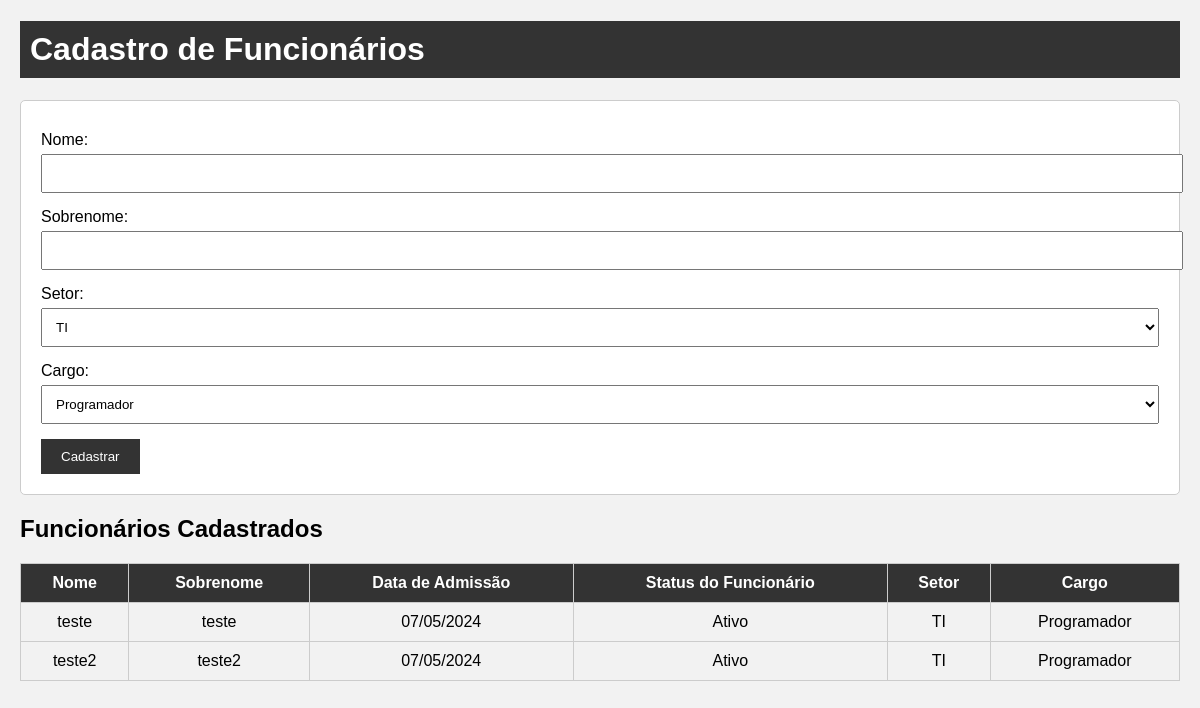
The page / on the database its author committed.
### tables this page shows
CREATE TABLE funcionarios (
            id INTEGER PRIMARY KEY,
            primeiro_nome TEXT NOT NULL,
            sobrenome TEXT NOT NULL,
            data_admissao DATE NOT NULL,
            status_funcionario BOOL NOT NULL DEFAULT true,
            id_setor INTEGER,
            id_cargo INTEGER,
            FOREIGN KEY (id_setor) REFERENCES setor(id),
            FOREIGN KEY (id_cargo) REFERENCES cargos(id)
        );

CREATE TABLE setor (
            id INTEGER PRIMARY KEY,
            nome TEXT NOT NULL
        );

CREATE TABLE cargos (
            id INTEGER PRIMARY KEY,
            nome TEXT NOT NULL,
            id_setor INTEGER,
            FOREIGN KEY (id_setor) REFERENCES setor(id)
        );

### app.py (the view)
@app.route('/')
def cadastro_funcionarios():
    criar_banco_de_dados()
    conn = sqlite3.connect('funcionarios.db')
    cursor = conn.cursor()
    setores = ['TI', 'Recursos Humanos', 'Vendas']
    for setor in setores:
        adicionar_setor(conn, cursor, setor)
    cargos = [
        {'nome': 'Programador', 'setor': 'TI'},
        {'nome': 'Gerente de RH', 'setor': 'Recursos Humanos'},
        {'nome': 'Vendedor', 'setor': 'Vendas'}
    ]
    for cargo in cargos:
        setor_id = adicionar_setor(conn, cursor, cargo['setor'])
        adicionar_cargo(conn, cursor, cargo['nome'], setor_id)
    cursor.execute("SELECT id, nome FROM setor")
    setores = cursor.fetchall()
    cursor.execute("SELECT id, nome FROM cargos")
    cargos = cursor.fetchall()
    cursor.execute("""
        SELECT funcionarios.id, primeiro_nome, sobrenome, data_admissao, status_funcionario, setor.nome, cargos.nome
        FROM funcionarios
        JOIN setor ON funcionarios.id_setor = setor.id
        JOIN cargos ON funcionarios.id_cargo = cargos.id
    """)
    funcionarios = cursor.fetchall()
    funcionarios_formatados = []
    for funcionario in funcionarios:
        funcionarios_formatados.append(
            (funcionario[0], funcionario[1], funcionario[2], string_to_date(funcionario[3]), 'Ativo' if funcionario[4] else 'Inativo', funcionario[5], funcionario[6])
        )
    conn.close()
    return render_template('index.html', setores=setores, cargos=cargos, funcionarios=funcionarios)

### app.py (called while the page is built)
def adicionar_setor(conn, cursor, nome_setor):
    cursor.execute("SELECT id FROM setor WHERE nome=?", (nome_setor,))
    setor = cursor.fetchone()
    if setor is None:
        cursor.execute("INSERT INTO setor (nome) VALUES (?)", (nome_setor,))
        conn.commit()
        return cursor.lastrowid
    else:
        return setor[0]

def adicionar_cargo(conn, cursor, nome_cargo, id_setor):
    cursor.execute("SELECT id FROM cargos WHERE nome=? AND id_setor=?", (nome_cargo, id_setor))
    cargo = cursor.fetchone()
    if cargo is None:
        cursor.execute("INSERT INTO cargos (nome, id_setor) VALUES (?, ?)", (nome_cargo, id_setor))
        conn.commit()

@app.template_filter('string_to_date')
def string_to_date(value, format='%Y-%m-%d'):
    return datetime.strptime(value, format).strftime("%d/%m/%Y") if value else None

### templates/index.html (shortened to what this page needs)
<!DOCTYPE html>
<html lang="pt-br">
<head>
    <link rel="stylesheet" type="text/css" href="{{ url_for('static', filename='style.css') }}">
</head>
<body>
    <h1>Cadastro de Funcionários</h1>
    <form method="post" action="/index">
        <label for="primeiro_nome">Nome:</label>
        <input type="text" id="primeiro_nome" name="primeiro_nome" required><br>
        <label for="sobrenome">Sobrenome:</label>
        <input type="text" id="sobrenome" name="sobrenome" required><br>
        <label for="id_setor">Setor:</label>
        <select id="id_setor" name="id_setor">
            {% for setor in setores %}
            <option value="{{ setor[0] }}">{{ setor[1] }}</option>
            {% endfor %}
        </select><br>
        <label for="id_cargo">Cargo:</label>
        <select id="id_cargo" name="id_cargo">
            {% for cargo in cargos %}
            <option value="{{ cargo[0] }}">{{ cargo[1] }}</option>
            {% endfor %}
        </select><br>
        <button type="submit">Cadastrar</button>
    </form>
    <h2>Funcionários Cadastrados</h2>
    <table>
        <tr>
            <th>Nome</th>
            <th>Sobrenome</th>
            <th>Data de Admissão</th>
            <th>Status do Funcionário</th>
            <th>Setor</th>
            <th>Cargo</th>
        </tr>
        {% for funcionario in funcionarios %}
        <tr>
            <td>{{ funcionario[1] }}</td>
            <td>{{ funcionario[2] }}</td>
            <td>{{ funcionario[3] | string_to_date }}</td>
            <td>{{ 'Ativo' if funcionario[4] else 'Inativo' }}</td>
            <td>{{ funcionario[5] }}</td>
            <td>{{ funcionario[6] }}</td>
        </tr>
        {% endfor %}
    </table>
</body>
</html>

### static/style.css (style rules this page uses)
body { font-family: Arial, sans-serif; margin: 20px; background-color: #f2f2f2; }
h1 { background-color: #333; color: white; padding: 10px; }
form { background-color: #fff; padding: 20px; border: 1px solid #ccc; border-radius: 5px; margin-top: 20px; }
form label { display: block; margin-top: 10px; }
form input, form select { width: 100%; padding: 10px; margin: 5px 0; }
form button { background-color: #333; color: white; border: none; padding: 10px 20px; margin-top: 10px; cursor: pointer; }
table { width: 100%; border-collapse: collapse; margin-top: 20px; }
table, th, td { border: 1px solid #ccc; }
th, td { padding: 10px; text-align: center; }
table th { background-color: #333; color: white; }
label { width: 100px; display: inline-block; }

### rows shown on the page
funcionarios: primeiro_nome "teste", sobrenome "teste", data_admissao "07/05/2024", status_funcionario "Ativo", nome "TI", nome "Programador"
funcionarios: primeiro_nome "teste2", sobrenome "teste2", data_admissao "07/05/2024", status_funcionario "Ativo", nome "TI", nome "Programador"

### other values the page prints
form field id_setor "TI"
form field id_cargo "Programador"
